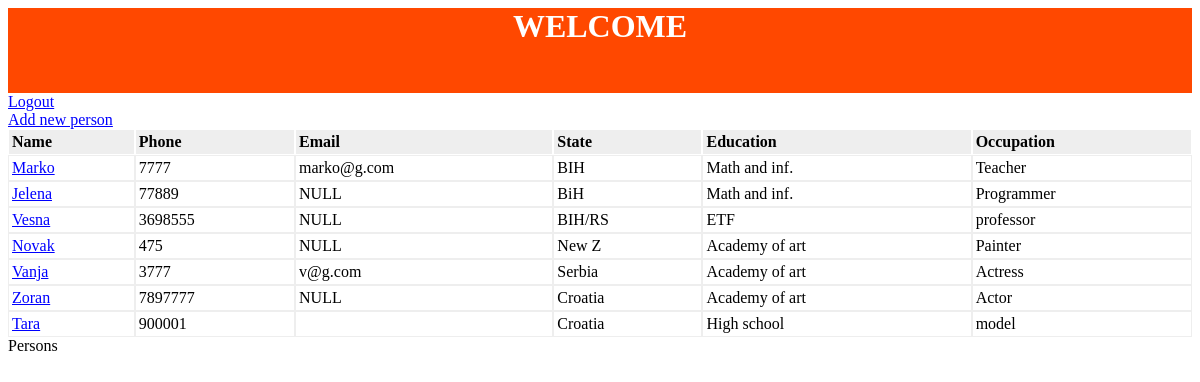
Page /index.php (signed in) on the committed database.
### tables this page shows
CREATE TABLE `persons` (
  `id` int(11) NOT NULL AUTO_INCREMENT,
  `name` varchar(45) NOT NULL,
  `phone` varchar(45) NOT NULL,
  `email` varchar(45) DEFAULT NULL,
  PRIMARY KEY (`id`)
);

CREATE TABLE `states` (
  `id` int(11) NOT NULL AUTO_INCREMENT,
  `state_name` varchar(45) NOT NULL,
  PRIMARY KEY (`id`)
);

CREATE TABLE `education` (
  `id` int(11) NOT NULL AUTO_INCREMENT,
  `education` varchar(45) NOT NULL,
  PRIMARY KEY (`id`)
);

CREATE TABLE `occupation` (
  `id` int(11) NOT NULL AUTO_INCREMENT,
  `occupation` varchar(45) DEFAULT NULL,
  PRIMARY KEY (`id`)
);

### model/PersonsModel.php (called while the page is built, shortened)
<?php
class PersonsModel {
    public function selectAll() {
    try{
    $q= "SELECT * FROM persons
        JOIN states ON persons.id=states.id
        JOIN education ON states.id=education.id
        JOIN occupation ON education.id=occupation.id";
	$dbres=mysqli_query(mysqli_connect("localhost", "root", " ","contactsnew"),$q);
    $persons = array();
          while ( $obj = mysqli_fetch_object($dbres)) {
                      $persons[]=$obj;}
return $persons;}
  catch(Exception $e){
      throw $e;}
}
}
?>

### view/personsFORuser.php (the view, shortened to what this page needs)
<!DOCTYPE html>
<html>
    <head>
    </head>
    <body>
        <a href="logout.php">Logout</a><br/>
        <div><a href="index.php?op=new">Add new person</a></div>
      <table id="user_data" class="persons" border="0" cellpadding="0" cellspacing="0">
            <thead>
                <tr>
                    <th>Name</th>
                    <th>Phone</th>
                    <th>Email</th>
                    <th>State</th>
                   <th>Education</th>
                    <th>Occupation</th>
                </tr>
            </thead>
            <tbody>
            <?php
              if(is_array($persons)) {
              foreach ($persons as $person){			  ?>
                <tr>
                    <td><a href="index.php?op=show&id=<?php print $person->id;?>"><?php print htmlentities($person->name);?></a></td>
                    <td><?php echo htmlentities($person->phone); ?></td>
                    <td><?php print htmlentities($person->email); ?></td>
                    <td><?php print htmlentities($person->state_name); ?></td>
                     <td><?php print htmlentities($person->education); ?></td>
                     <td><?php print htmlentities($person->occupation); ?></td>
                </tr>
			  <?php }}
else{ die("Error.");	}		  ?>
            </tbody>
        </table>
 </body>
</html>

### view/header.php (shortened to what this page needs)
<html>
<head>
</head>
<body>
<div id="header">
<h1>WELCOME</h1>
</div>

### index.php (shortened to what this page needs)
<?php
include("view/header.php");
if(isset($_SESSION['valid']) && $_SESSION['role']=='admin') {
               $controller = new PersonsController();
               $controller->handleRequest();}
elseif(isset($_SESSION['valid']) && $_SESSION['role']=='user'){
   include_once 'controller/ControllerFORuser.php';
    $controller = new PersonsController();
      $controller->handleRequest();}
 else {
        echo "You must be logged in to view this page.<br/><br/>";
        echo "<a href='login.php'>Login</a> | <a href='register.php'>Register</a>";
    }
include("view/footer.php");
    ?>

### controller/ControllerFORuser.php (shortened to what this page needs)
<?php
require_once 'C:/Apache24/htdocs/PERSON/model/PersonsModel.php';
class PersonsController {
    private $personsModel;
    public function __construct() {
        $this->personsModel = new PersonsModel();
    }
    public function handleRequest() {
        $op = isset($_GET['op'])?$_GET['op']:NULL;
        try {
            if ( !$op ) {
                $this->listPersons();
            } elseif ( $op == 'show' ) {
                $this->showPerson();
           } elseif ( $op == 'new' ) {
                $this->addPerson();
            } else {
                $this->showError("Page for operation ".$op." was not found!");
            }
        } catch ( Exception $e ) {
            $this->showError("Application error", $e->getMessage());
        }
    }
    public function listPersons() {
        $persons = $this->personsModel->selectAll();
        include 'view/personsFORuser.php';}
}
?>

### view/footer.php (shortened to what this page needs)
<footer>Persons
</footer>
</html>

### view/header.php (style rules this page uses)
#header { height:85px; margin:0px;padding:0px; text-align:center; background:#ff4800; color:white; }

### view/personsFORuser.php (style rules this page uses)
table.persons { width: 100%; }
table.persons thead { background-color: #eee; text-align: left; }
table.persons thead th { border: solid 1px #fff; padding: 3px; }
table.persons tbody td { border: solid 1px #eee; padding: 3px; }
a, a:hover, a:active, a:visited { color: blue; text-decoration: underline; }

### rows in the picture
persons: name "Marko", phone "7777", email "marko@g.com", states.state_name "BIH", education.education "Math and inf.", occupation.occupation "Teacher"
persons: name "Jelena", phone "77889", email "NULL", states.state_name "BiH", education.education "Math and inf.", occupation.occupation "Programmer"
persons: name "Vesna", phone "3698555", email "NULL", states.state_name "BIH/RS", education.education "ETF", occupation.occupation "professor"
persons: name "Novak", phone "475", email "NULL", states.state_name "New Z", education.education "Academy of art", occupation.occupation "Painter"
persons: name "Vanja", phone "3777", email "v@g.com", states.state_name "Serbia", education.education "Academy of art", occupation.occupation "Actress"
persons: name "Zoran", phone "7897777", email "NULL", states.state_name "Croatia", education.education "Academy of art", occupation.occupation "Actor"
persons: name "Tara", phone "900001", states.state_name "Croatia", education.education "High school", occupation.occupation "model"
